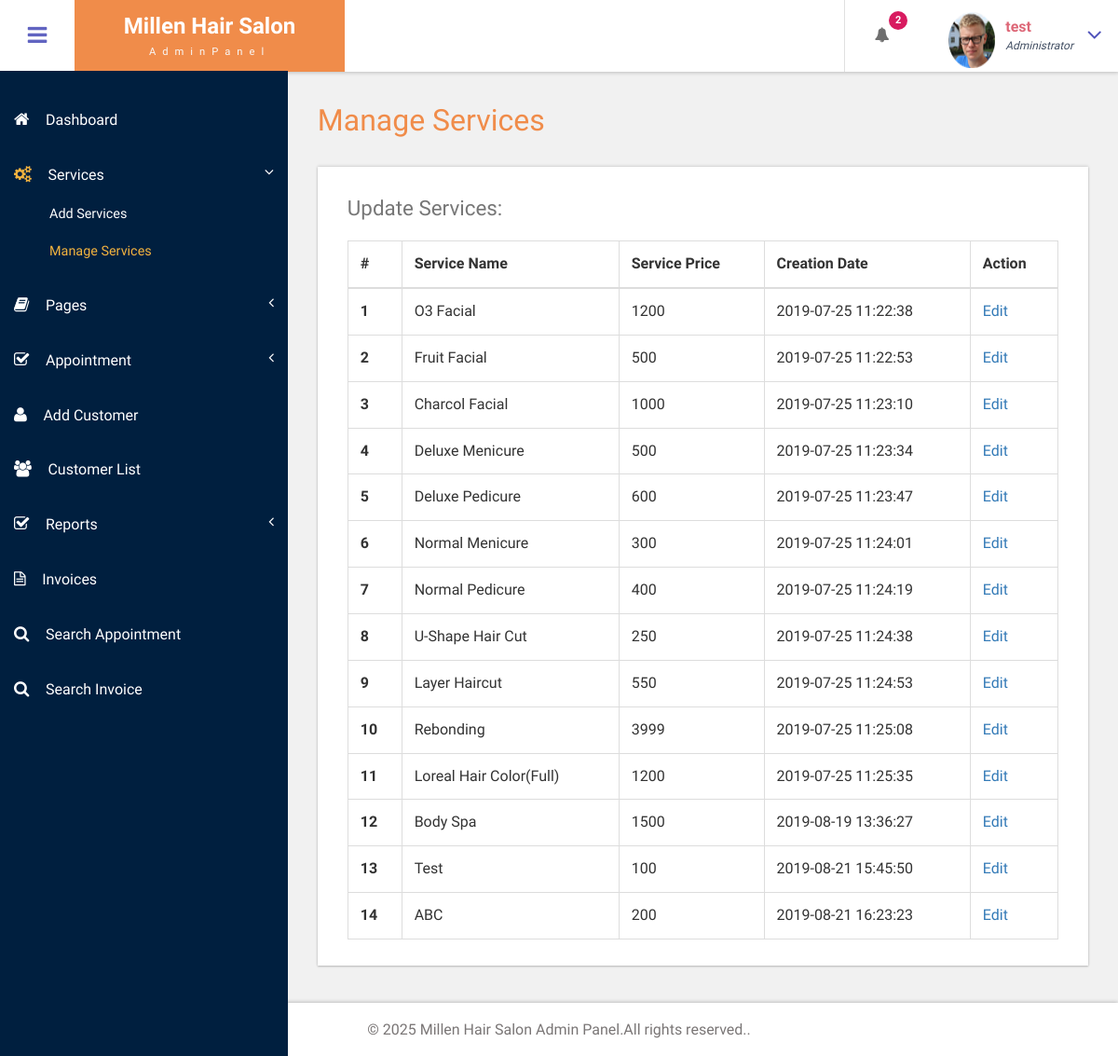
Before: /bpms/admin/manage-services.php (signed in) with the older database file.
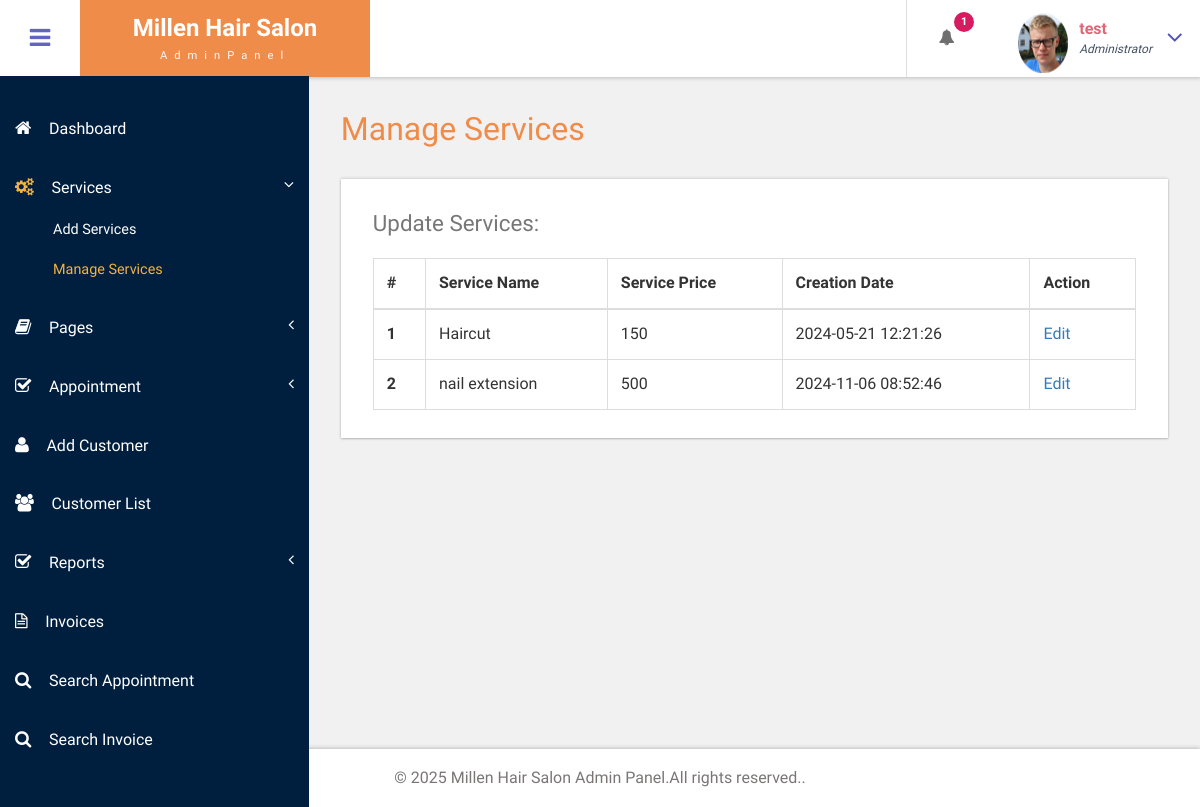
After: the same page with the newer database file.
### tables this page shows
CREATE TABLE `tblservices` (
  `ID` int(10) NOT NULL,
  `ServiceName` varchar(200) DEFAULT NULL,
  `Cost` int(10) DEFAULT NULL,
  `CreationDate` timestamp NULL DEFAULT current_timestamp()
);

### bpms/admin/manage-services.php (the view, shortened to what this page needs)
<?php
include('includes/dbconnection.php');
if (strlen($_SESSION['bpmsaid']==0)) {
  header('location:logout.php');
  } else{
  ?>
<!DOCTYPE HTML>
<html>
<head>
<link href="css/bootstrap.css" rel='stylesheet' type='text/css' />
<link href="css/style.css" rel='stylesheet' type='text/css' />
<link href="css/font-awesome.css" rel="stylesheet">
<link href="css/animate.css" rel="stylesheet" type="text/css" media="all">
<link href="css/custom.css" rel="stylesheet">
</head>
<body class="cbp-spmenu-push">
	<div class="main-content">
		 <?php include_once('includes/sidebar.php');?>
		 <?php include_once('includes/header.php');?>
		<div id="page-wrapper">
			<div class="main-page">
				<div class="tables">
					<h3 class="title1">Manage Services</h3>
					<div class="table-responsive bs-example widget-shadow">
						<h4>Update Services:</h4>
						<table class="table table-bordered"> <thead> <tr> <th>#</th> <th>Service Name</th> <th>Service Price</th> <th>Creation Date</th><th>Action</th> </tr> </thead> <tbody>
<?php
$ret=mysqli_query($con,"select *from  tblservices");
$cnt=1;
while ($row=mysqli_fetch_array($ret)) {
?>
						 <tr> <th scope="row"><?php echo $cnt;?></th> <td><?php  echo $row['ServiceName'];?></td> <td><?php  echo $row['Cost'];?></td><td><?php  echo $row['CreationDate'];?></td> <td><a href="edit-services.php?editid=<?php echo $row['ID'];?>">Edit</a></td> </tr>   <?php
$cnt=$cnt+1;
}?></tbody> </table>
					</div>
				</div>
			</div>
		</div>
		 <?php include_once('includes/footer.php');?>
	</div>
</body>
</html>
<?php }  ?>

### bpms/admin/includes/header.php (shortened to what this page needs)
<div class="sticky-header header-section ">
      <div class="header-left">
        <button id="showLeftPush"><i class="fa fa-bars"></i></button>
        <div class="logo">
          <a href="dashboard.php">
            <h1> Millen Hair Salon</h1>
            <span>AdminPanel</span>
          </a>
        </div>
      </div>
      <div class="header-right">
        <div class="profile_details_left">
          <ul class="nofitications-dropdown">
            <?php
$ret1=mysqli_query($con,"select ID,Name from  tblappointment where Status=''");
$num=mysqli_num_rows($ret1);
?>
            <li class="dropdown head-dpdn">
              <a href="#" class="dropdown-toggle" data-toggle="dropdown" aria-expanded="false"><i class="fa fa-bell"></i><span class="badge blue"><?php echo $num;?></span></a>
            </li>
          </ul>
          <div class="clearfix"> </div>
        </div>
        <div class="profile_details">
        <?php
$adid=$_SESSION['bpmsaid'];
$ret=mysqli_query($con,"select AdminName from tbladmin where ID='$adid'");
$row=mysqli_fetch_array($ret);
$name=$row['AdminName'];
?>
          <ul>
            <li class="dropdown profile_details_drop">
              <a href="#" class="dropdown-toggle" data-toggle="dropdown" aria-expanded="false">
                <div class="profile_img">
                  <span class="prfil-img"><img src="images/3.png" alt="" width="50" height="60"> </span>
                  <div class="user-name">
                    <p><?php echo $name; ?></p>
                    <span>Administrator</span>
                  </div>
                  <i class="fa fa-angle-down lnr"></i>
                  <div class="clearfix"></div>
                </div>
              </a>
            </li>
          </ul>
        </div>
      </div>
      <div class="clearfix"> </div>
    </div>

Changed rows visible on the page:
removed tblservices: ServiceName "O3 Facial", Cost "1200", CreationDate "2019-07-25 11:22:38"
removed tblservices: ServiceName "Fruit Facial", Cost "500", CreationDate "2019-07-25 11:22:53"
removed tblservices: ServiceName "Charcol Facial", Cost "1000", CreationDate "2019-07-25 11:23:10"
removed tblservices: ServiceName "Deluxe Menicure", Cost "500", CreationDate "2019-07-25 11:23:34"
removed tblservices: ServiceName "Deluxe Pedicure", Cost "600", CreationDate "2019-07-25 11:23:47"
removed tblservices: ServiceName "Normal Menicure", Cost "300", CreationDate "2019-07-25 11:24:01"
removed tblservices: ServiceName "Normal Pedicure", Cost "400", CreationDate "2019-07-25 11:24:19"
removed tblservices: ServiceName "U-Shape Hair Cut", Cost "250", CreationDate "2019-07-25 11:24:38"
removed tblservices: ServiceName "Layer Haircut", Cost "550", CreationDate "2019-07-25 11:24:53"
removed tblservices: ServiceName "Rebonding", Cost "3999", CreationDate "2019-07-25 11:25:08"
removed tblservices: ServiceName "Loreal Hair Color(Full)", Cost "1200", CreationDate "2019-07-25 11:25:35"
removed tblservices: ServiceName "Body Spa", Cost "1500", CreationDate "2019-08-19 13:36:27"
removed tblservices: ServiceName "Test", Cost "100", CreationDate "2019-08-21 15:45:50"
removed tblservices: ServiceName "ABC", Cost "200", CreationDate "2019-08-21 16:23:23"
added tblservices: ServiceName "Haircut", Cost "150", CreationDate "2024-05-21 12:21:26"
added tblservices: ServiceName "nail extension", Cost "500", CreationDate "2024-11-06 08:52:46"
Other visible differences:
$num: "2" → "1"
